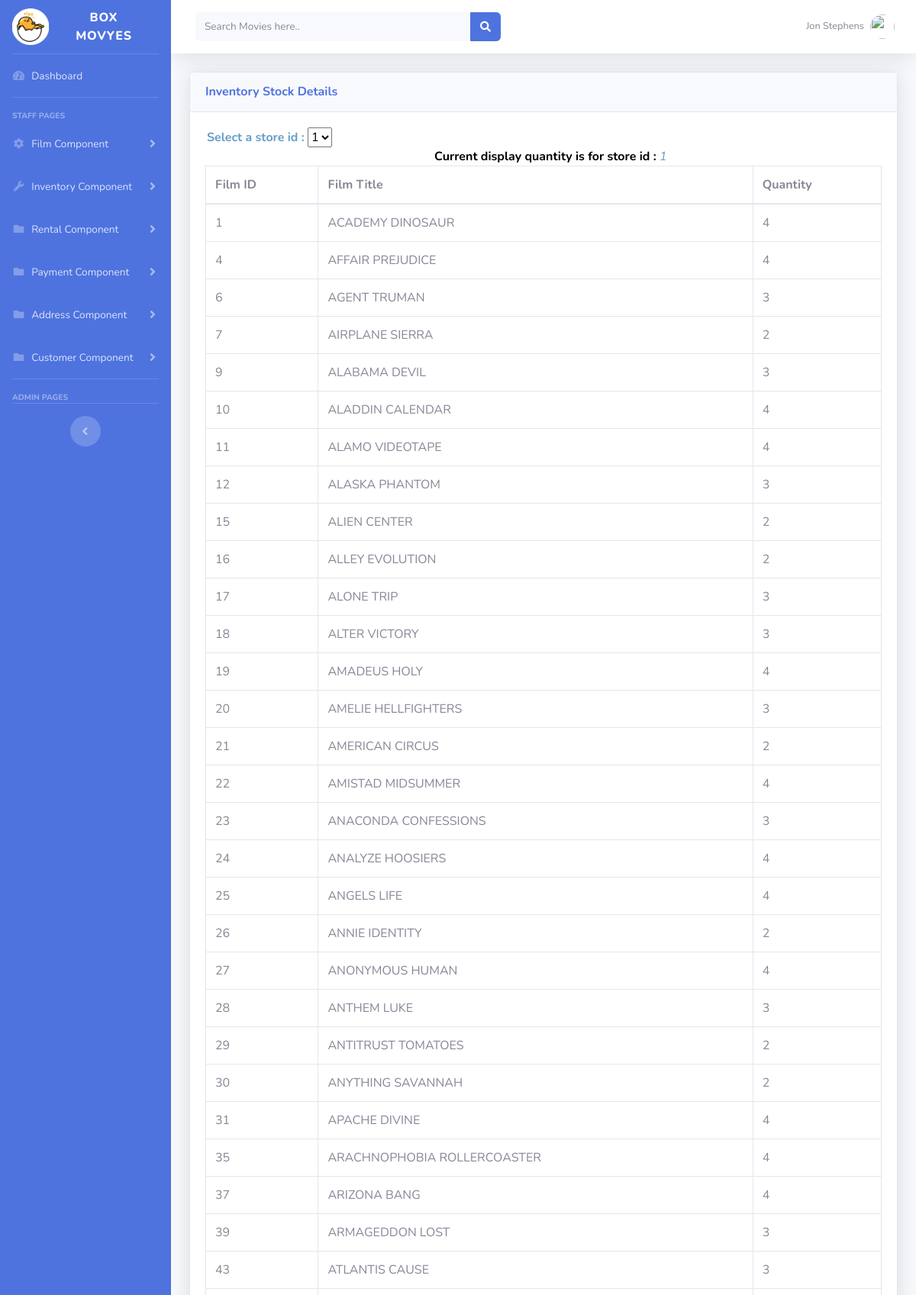
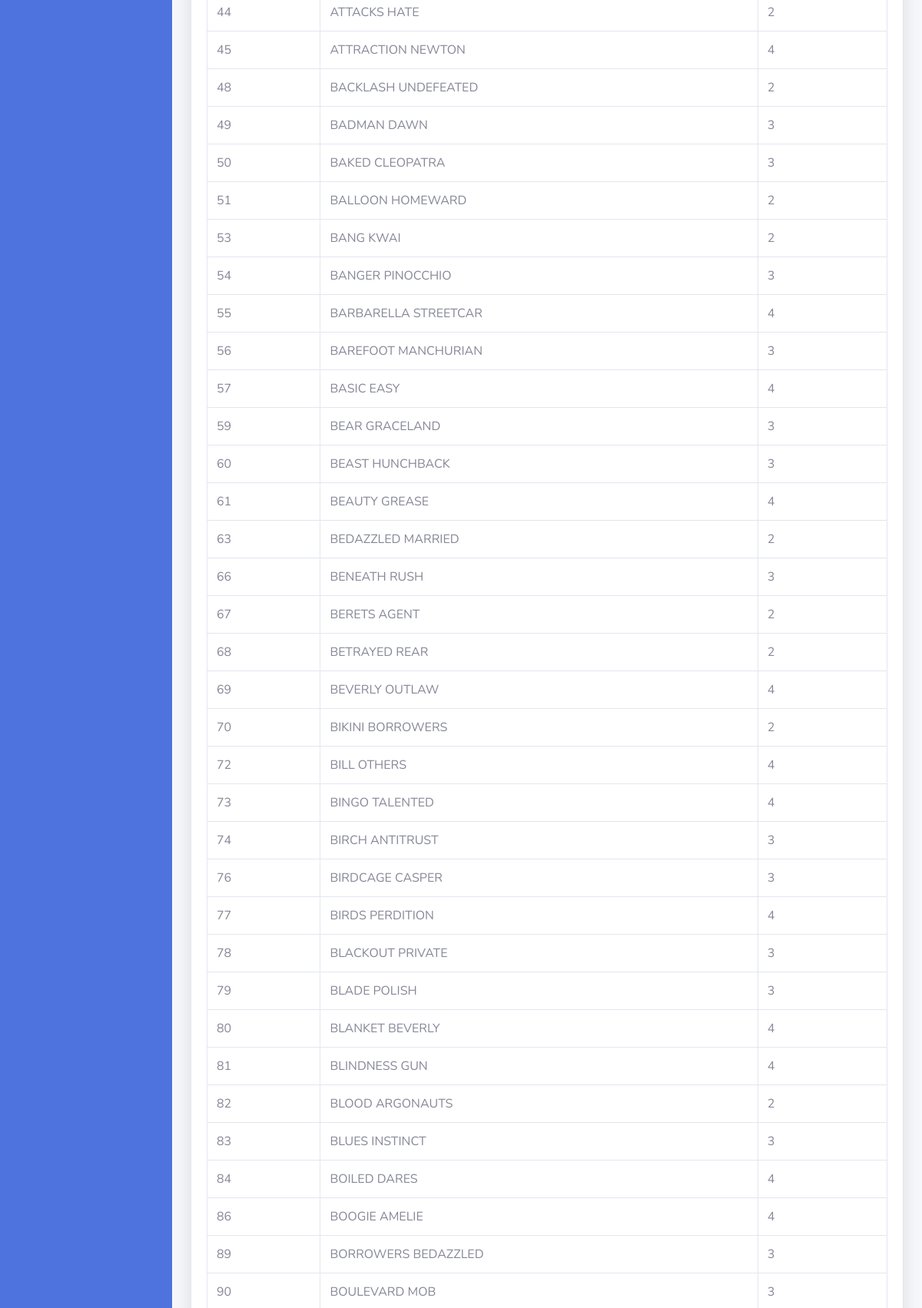
/view_inventory_stock.php (signed in, upper part), run on the app's committed database (2 pictures, top to bottom).
### tables this page shows
CREATE TABLE `staff` (
  `staff_id` int(3) NOT NULL,
  `first_name` varchar(45) NOT NULL,
  `last_name` varchar(45) NOT NULL,
  `address_id` int(5) NOT NULL,
  `picture` blob,
  `email` varchar(50) NOT NULL,
  `store_id` int(3) DEFAULT NULL,
  `active` int(3) NOT NULL DEFAULT '1',
  `password` varchar(40) NOT NULL,
  `last_update` timestamp NOT NULL DEFAULT CURRENT_TIMESTAMP
);

CREATE TABLE `store` (
  `store_id` int(3) NOT NULL,
  `manager_staff_id` int(3) NOT NULL,
  `address_id` int(5) NOT NULL,
  `active` int(1) NOT NULL,
  `last_update` timestamp NOT NULL DEFAULT CURRENT_TIMESTAMP
);

### view_inventory_stock.php (the view, shortened to what this page needs)
<!DOCTYPE html>
<html lang="en">
 <?php
	$links = mysqli_connect('localhost','hfycb1_hfycb1','12345isint.','hfycb1_id13307643_assignment2') or die("Could not connect to database");
  ?>
<head>
<link rel="stylesheet" href="https://cdnjs.cloudflare.com/ajax/libs/selectize.js/0.12.6/css/selectize.bootstrap3.min.css" />
  <link href="vendor/fontawesome-free/css/all.min.css" rel="stylesheet" type="text/css">
  <link href="css/sb-admin-2.min.css" rel="stylesheet">
  <link href="vendor/datatables/dataTables.bootstrap4.min.css" rel="stylesheet">
</head>
<body id="page-top">
<?php
 $value_toInsert = '';
 if(isset($_POST['valuess'])){
	 $value_toInsert = $_POST['valuess'];
 }else{
	 $sql = "SELECT store_id from`store` LIMIT 1";
	 $run = mysqli_query($links,$sql);
	 $editRo=mysqli_fetch_assoc($run);
	 $value_toInsert = $editRo['store_id'];
 }
?>
  <div id="wrapper">
    <ul class="navbar-nav bg-gradient-primary sidebar sidebar-dark accordion" id="accordionSidebar">
      <a class="sidebar-brand d-flex align-items-center justify-content-center" href="index.php">
        <img src = 'img/fav.png' width = '25%' title = 'Box Movyes Homepage' alt = 'Box Movyes Homepage'/>
        <div class="sidebar-brand-text mx-3">BOX MOVYES </div>
      </a>
      <hr class="sidebar-divider my-0">
      <li class="nav-item">
        <a class="nav-link" href="staff_page.php">
          <i class="fas fa-fw fa-tachometer-alt"></i>
          <span>Dashboard</span></a>
      </li>
      <hr class="sidebar-divider">
      <div class="sidebar-heading">
        Staff Pages
      </div>
       <li class="nav-item">
        <a class="nav-link collapsed" href="#" data-toggle="collapse" data-target="#collapseTwo" aria-expanded="true" aria-controls="collapseTwo">
          <i class="fas fa-fw fa-cog"></i>
          <span>Film Component</span>
        </a>
      </li>
<li class="nav-item">
        <a class="nav-link collapsed" href="#" data-toggle="collapse" data-target="#collapseUtilities" aria-expanded="true" aria-controls="collapseUtilities">
          <i class="fas fa-fw fa-wrench"></i>
          <span>Inventory Component</span>
        </a>
      </li>
		<li class="nav-item">
        <a class="nav-link collapsed" href="#" data-toggle="collapse" data-target="#collapsePages" aria-expanded="true" aria-controls="collapsePages">
          <i class="fas fa-fw fa-folder"></i>
          <span>Rental Component</span>
        </a>
      </li>
	  <li class="nav-item">
        <a class="nav-link collapsed" href="#" data-toggle="collapse" data-target="#collapseExample" aria-expanded="true" aria-controls="collapseExample">
          <i class="fas fa-fw fa-folder"></i>
          <span>Payment Component</span>
        </a>
      </li>
	   <li class="nav-item">
        <a class="nav-link collapsed" href="#" data-toggle="collapse" data-target="#collapseAddress" aria-expanded="true" aria-controls="collapseAddress">
          <i class="fas fa-fw fa-folder"></i>
          <span>Address Component</span>
        </a>
      </li>
	  <li class="nav-item">
        <a class="nav-link collapsed" href="#" data-toggle="collapse" data-target="#collapseCustomer" aria-expanded="true" aria-controls="collapseCustomer">
          <i class="fas fa-fw fa-folder"></i>
          <span>Customer Component</span>
        </a>
      </li>
      <hr class="sidebar-divider">
      <div class="sidebar-heading">
        Admin Pages
      </div>
		<?php
		$links = mysqli_connect('localhost','hfycb1_hfycb1','12345isint.','hfycb1_id13307643_assignment2') or die("Could not connect to database");
	   ?>
      <hr class="sidebar-divider">
      <div class="text-center d-none d-md-inline">
        <button class="rounded-circle border-0" id="sidebarToggle"></button>
      </div>
    </ul>
    <div id="content-wrapper" class="d-flex flex-column">
      <div id="content">
        <nav class="navbar navbar-expand navbar-light bg-white topbar mb-4 static-top shadow">
          <form action = 'search_page.php' method = 'post'class="d-none d-sm-inline-block form-inline mr-auto ml-md-3 my-2 my-md-0 mw-100 navbar-search">
            <div class="input-group">
              <input name = 'result' type="text" placeholder = 'Search Movies here..'class="form-control bg-light border-0 small" aria-label="Search" title = 'Explore More Movies Here' aria-describedby="basic-addon2">
              <div class="input-group-append">
                <button class="btn btn-primary" type="submit">
                  <i class="fas fa-search fa-sm"></i>
                </button>
              </div>
            </div>
          </form>
          <ul class="navbar-nav ml-auto">
            <li class="nav-item dropdown no-arrow">
              <a class="nav-link dropdown-toggle" href="#" id="userDropdown" role="button" data-toggle="dropdown" aria-haspopup="true" aria-expanded="false">
			    <?php
			        $getStaffEmails = $_SESSION['email'];
					$sql = "SELECT * from `staff` where email = '$getStaffEmails'";
					$runStaff = mysqli_query($links,$sql);
					$resultStaffDisplay = mysqli_fetch_assoc($runStaff);
					if(!empty($resultStaffDisplay['staff_id'])){
						$getStaffFname = $resultStaffDisplay['first_name'];
						$getStaffLname = $resultStaffDisplay['last_name'];
					}else{
						$getStaffFname =  '-';
						$getStaffLname =  '-';
					}
			  ?>
                <span class="mr-2 d-none d-lg-inline text-gray-600 small"><?php echo $getStaffFname; echo '&nbsp'; echo $getStaffLname;     ?></span>
                <img class="img-profile rounded-circle" src="https://source.unsplash.com/QAB-WJcbgJk/60x60">
              </a>
            </li>
          </ul>
        </nav>
        <div class="container-fluid">
          <div class="card shadow mb-4">
            <div class="card-header py-3">
              <h6 class="m-0 font-weight-bold text-primary">Inventory Stock Details</h6>
            </div>
            <div class="card-body">
              <div class="table-responsive">
                <table class="table table-bordered" id="dataTable" width="100%" cellspacing="0">
				   <div class="col-sm-4 mb-3 mb-sm-0">
				    <form action = "process_inventory_stock.php" method = "post" name = "orderbyfrm" id = "orderbyfrm">
				   <span style = "color:#659EC7; margin-left:-10px;"><b>Select a store id : </b></span>
                     <select autocomplete = "off"  name = "storeChoices"  id="storeChoices" required = "required"  placeholder="" onchange="SubmitForm('orderbyfrm');" >
					     <?php
						   $sqlis = "SELECT store_id FROM `store` WHERE 1";
						   $resultStore = mysqli_query($links, $sqlis);
						   while($row = mysqli_fetch_assoc($resultStore)){
							$selectedC = (isset($_POST['valuess']) && $_POST['valuess'] ==  $row['store_id']) ? 'selected' : '';
							   echo "<option value='$row[store_id]' $selectedC>$row[store_id]</option>";
						   }
						 ?>
					   </select>
						</form>
                  </div>
				 <span style = "margin-left:300px;color:black; "><b>Current display quantity is for store id : </b><span style ="color:#659EC7;" ><i><?php if(isset($value_toInsert)){ echo $value_toInsert; } ?></i></span></span>
				  <br/>
                  <thead>
                    <tr>
                      <th>Film ID</th>
                      <th>Film Title</th>
                      <th>Quantity</th>
                    </tr>
                  </thead>
                  <tbody>
                     <?php
					     $sqlInvent = "SELECT inventory.film_id,film.title, COUNT(inventory.film_id) AS quantity FROM `inventory` INNER JOIN `film` ON inventory.film_id = film.film_id WHERE inventory.store_id = '$value_toInsert' AND inventory.inventory_status_id = '3'  GROUP BY film_id";
						 $queryIn=mysqli_query($links,$sqlInvent);
						while($rowIn=mysqli_fetch_array($queryIn)){
					?>
					    					<tr>
					  <td><?php echo $rowIn['film_id']; ?></td>
					  <td><?php echo $rowIn['title']; ?></td>
					   <td><?php echo $rowIn['quantity']; ?></td>
					</tr>
					<?php
				}
			?>
                  </tbody>
                </table>
              </div>
            </div>
          </div>
        </div>
      </div>
    </div>
  </div>
</body>
</html>

### data on the page
staff: first_name "Jon", last_name "Stephens"
store: store_id "1"

### other printed values
$rowIn['film_id'] "1"
$rowIn['title'] "ACADEMY DINOSAUR"
$rowIn['quantity'] "4"
$rowIn['film_id'] "4"
$rowIn['title'] "AFFAIR PREJUDICE"
$rowIn['film_id'] "6"
$rowIn['title'] "AGENT TRUMAN"
$rowIn['quantity'] "3"
$rowIn['film_id'] "7"
$rowIn['title'] "AIRPLANE SIERRA"
$rowIn['quantity'] "2"
$rowIn['film_id'] "9"
$rowIn['title'] "ALABAMA DEVIL"
$rowIn['film_id'] "10"
$rowIn['title'] "ALADDIN CALENDAR"
